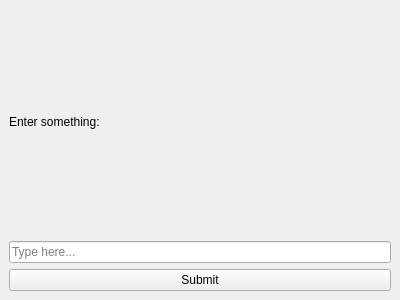
<?xml version="1.0" encoding="UTF-8"?>
<ui version="4.0">
 <class>MainWindow</class>
 <widget class="QMainWindow" name="MainWindow">
  <property name="geometry">
   <rect>
    <x>0</x>
    <y>0</y>
    <width>400</width>
    <height>300</height>
   </rect>
  </property>
  <property name="windowTitle">
   <string>Simple Qt UI</string>
  </property>
  <widget class="QWidget" name="centralWidget">
   <layout class="QVBoxLayout" name="verticalLayout">
    <item>
     <widget class="QLabel" name="label">
      <property name="text">
       <string>Enter something:</string>
      </property>
     </widget>
    </item>
    <item>
     <widget class="QLineEdit" name="lineEdit">
      <property name="placeholderText">
       <string>Type here...</string>
      </property>
     </widget>
    </item>
    <item>
     <widget class="QPushButton" name="pushButton">
      <property name="text">
       <string>Submit</string>
      </property>
     </widget>
    </item>
   </layout>
  </widget>
 </widget>
 <resources/>
 <connections/>
</ui>
